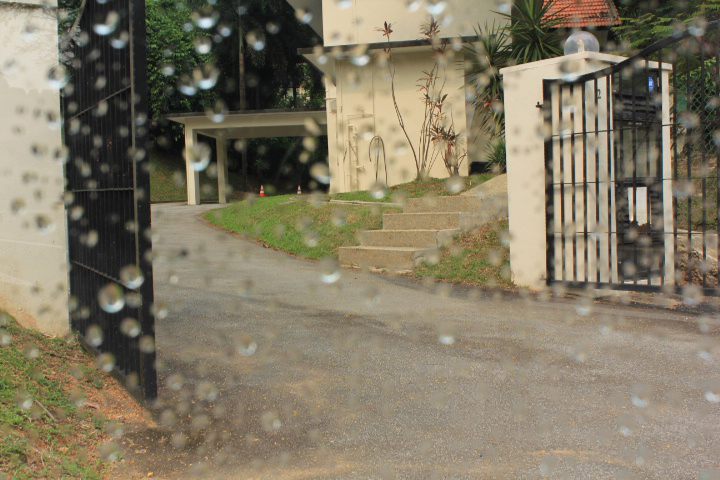
#> input picture codes/case4.jpg, 720 x 480 px
$ python -i weatherAna.py   (imports and definitions only)   (older library calls are emulated)
#> lines starting #> are read from the running program, lines starting #| are printed output that depends on the picture
import cv2
import numpy as np
import pickle
import sys
sys.path.append('..')
import os
script_dir = os.path.dirname(__file__)
class weatherAna():

    def __init__(self, model_path = script_dir.split('codes')[0] + "/models/xgb_clf.pickle.dat"):
        self.weather_model = pickle.load(open(model_path, 'rb'))

    # [53 lines left out: functions darkVector, saturationVector, not called in this run]

    def getfeatures(self, img):
        _simg, hist = self.saturationVector(img)
        return np.concatenate((self.darkVector(img), hist), axis=1).reshape(1, 200)

    def getWeather(self, img):
        return self.weather_model.predict(self.getfeatures(img))

>>> import cv2
>>> picture = cv2.imread('case4.jpg', cv2.IMREAD_GRAYSCALE)
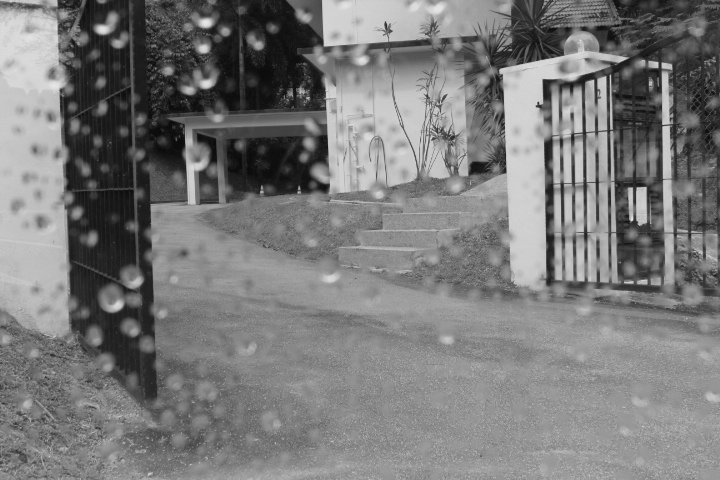
#> picture: shape (480, 720); min 7, max 232, mean 121.9
>>> result = weatherAna().getfeatures(picture)
#> (the run stopped early here; a loop or call above may not have finished)
